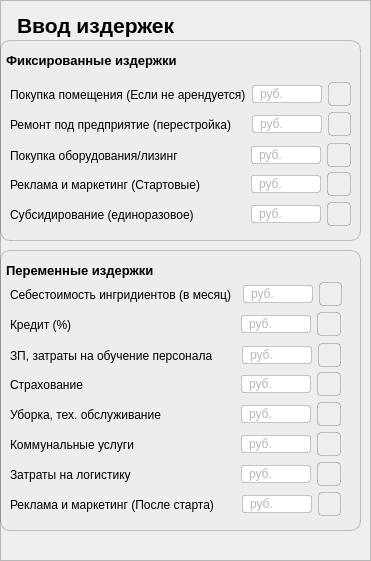
   <widget class="QFrame" name="TC">
    <property name="geometry">
     <rect>
      <x>10</x>
      <y>10</y>
      <width>371</width>
      <height>561</height>
     </rect>
    </property>
    <property name="styleSheet">
     <string notr="true">QFrame#TC {
	background-color: rgba(0, 0, 0, 0.03);
   border: 1px solid rgba(0, 0, 0, 0.2); border-radius: 10px;
}</string>
    </property>
    <property name="frameShape">
     <enum>QFrame::StyledPanel</enum>
    </property>
    <property name="frameShadow">
     <enum>QFrame::Raised</enum>
    </property>
    <widget class="QLabel" name="label_54">
     <property name="geometry">
      <rect>
       <x>10</x>
       <y>10</y>
       <width>351</width>
       <height>31</height>
      </rect>
     </property>
     <property name="styleSheet">
      <string notr="true">QLabel {
    font-size: 21px;
    font-weight: bold;
    font-family: &quot;Noto Sans&quot;;
	margin-left: 1px;
}</string>
     </property>
     <property name="text">
      <string>Ввод издержек</string>
     </property>
     <property name="alignment">
      <set>Qt::AlignLeading|Qt::AlignLeft|Qt::AlignVCenter</set>
     </property>
    </widget>
    <widget class="QFrame" name="TC2">
     <property name="geometry">
      <rect>
       <x>0</x>
       <y>40</y>
       <width>361</width>
       <height>201</height>
      </rect>
     </property>
     <property name="styleSheet">
      <string notr="true">QFrame#TC2 {
	background-color: rgba(0, 0, 0, 0.01);
   border: 1px solid rgba(0, 0, 0, 0.2); border-radius: 10px;
}

QLineEdit {
	border: 1px solid rgba(0,0,0,0.2);
	border-radius: 3px;
	padding-left: 5px;
    color: rgb(110, 110, 110);
}

QPushButton {
    background-color: rgb(238,238,238);
    border: 1px solid rgba(0,0,0,0.2);
	border-radius: 4px;
}

QPushButton:hover {
    background-color: rgb(245,245,245);
}

QPushButton:pressed {
    background-color: rgb(238,238,238);
    color: rgba(0,0,0,0.4)
}</string>
     </property>
     <property name="frameShape">
      <enum>QFrame::StyledPanel</enum>
     </property>
     <property name="frameShadow">
      <enum>QFrame::Raised</enum>
     </property>
     <widget class="QWidget" name="layoutWidget_7">
      <property name="geometry">
       <rect>
        <x>10</x>
        <y>160</y>
        <width>341</width>
        <height>29</height>
       </rect>
      </property>
      <layout class="QHBoxLayout" name="horizontalLayout_48">
       <item>
        <widget class="QLabel" name="label_48">
         <property name="text">
          <string>Субсидирование (единоразовое)</string>
         </property>
         <property name="alignment">
          <set>Qt::AlignLeading|Qt::AlignLeft|Qt::AlignVCenter</set>
         </property>
        </widget>
       </item>
       <item>
        <spacer name="horizontalSpacer_48">
         <property name="orientation">
          <enum>Qt::Horizontal</enum>
         </property>
         <property name="sizeHint" stdset="0">
          <size>
           <width>40</width>
           <height>20</height>
          </size>
         </property>
        </spacer>
       </item>
       <item>
        <widget class="QLineEdit" name="i_TC5">
         <property name="minimumSize">
          <size>
           <width>70</width>
           <height>0</height>
          </size>
         </property>
         <property name="maximumSize">
          <size>
           <width>70</width>
           <height>16777215</height>
          </size>
         </property>
         <property name="text">
          <string/>
         </property>
         <property name="placeholderText">
          <string>руб.</string>
         </property>
        </widget>
       </item>
       <item>
        <widget class="QPushButton" name="h_TC5">
         <property name="minimumSize">
          <size>
           <width>23</width>
           <height>24</height>
          </size>
         </property>
         <property name="maximumSize">
          <size>
           <width>24</width>
           <height>24</height>
          </size>
         </property>
         <property name="text">
          <string/>
         </property>
         <property name="icon">
          <iconset resource="src/assets/src.qrc">
           <normaloff>:/src_ico/question.ico</normaloff>:/src_ico/question.ico</iconset>
         </property>
        </widget>
       </item>
      </layout>
     </widget>
     <widget class="QWidget" name="layoutWidget_4">
      <property name="geometry">
       <rect>
        <x>10</x>
        <y>100</y>
        <width>341</width>
        <height>31</height>
       </rect>
      </property>
      <layout class="QHBoxLayout" name="horizontalLayout_45">
       <item>
        <widget class="QLabel" name="label_45">
         <property name="text">
          <string>Покупка оборудования/лизинг</string>
         </property>
         <property name="alignment">
          <set>Qt::AlignLeading|Qt::AlignLeft|Qt::AlignVCenter</set>
         </property>
        </widget>
       </item>
       <item>
        <spacer name="horizontalSpacer_45">
         <property name="orientation">
          <enum>Qt::Horizontal</enum>
         </property>
         <property name="sizeHint" stdset="0">
          <size>
           <width>40</width>
           <height>20</height>
          </size>
         </property>
        </spacer>
       </item>
       <item>
        <widget class="QLineEdit" name="i_TC3">
         <property name="minimumSize">
          <size>
           <width>70</width>
           <height>0</height>
          </size>
         </property>
         <property name="maximumSize">
          <size>
           <width>70</width>
           <height>16777215</height>
          </size>
         </property>
         <property name="text">
          <string/>
         </property>
         <property name="placeholderText">
          <string>руб.</string>
         </property>
        </widget>
       </item>
       <item>
        <widget class="QPushButton" name="h_TC3">
         <property name="minimumSize">
          <size>
           <width>23</width>
           <height>24</height>
          </size>
         </property>
         <property name="maximumSize">
          <size>
           <width>24</width>
           <height>24</height>
          </size>
         </property>
         <property name="text">
          <string/>
         </property>
         <property name="icon">
          <iconset resource="src/assets/src.qrc">
           <normaloff>:/src_ico/question.ico</normaloff>:/src_ico/question.ico</iconset>
         </property>
        </widget>
       </item>
      </layout>
     </widget>
     <widget class="QWidget" name="layoutWidget_2">
      <property name="geometry">
       <rect>
        <x>10</x>
        <y>40</y>
        <width>341</width>
        <height>29</height>
       </rect>
      </property>
      <layout class="QHBoxLayout" name="horizontalLayout_43">
       <property name="spacing">
        <number>6</number>
       </property>
       <item>
        <widget class="QLabel" name="label_43">
         <property name="maximumSize">
          <size>
           <width>16777215</width>
           <height>16777215</height>
          </size>
         </property>
         <property name="text">
          <string>Покупка помещения (Если не арендуется)</string>
         </property>
         <property name="alignment">
          <set>Qt::AlignLeading|Qt::AlignLeft|Qt::AlignVCenter</set>
         </property>
        </widget>
       </item>
       <item>
        <spacer name="horizontalSpacer_43">
         <property name="orientation">
          <enum>Qt::Horizontal</enum>
         </property>
         <property name="sizeHint" stdset="0">
          <size>
           <width>40</width>
           <height>20</height>
          </size>
         </property>
        </spacer>
       </item>
       <item>
        <widget class="QLineEdit" name="i_TC1">
         <property name="minimumSize">
          <size>
           <width>70</width>
           <height>0</height>
          </size>
         </property>
         <property name="maximumSize">
          <size>
           <width>70</width>
           <height>16777215</height>
          </size>
         </property>
         <property name="styleSheet">
          <string notr="true">QLineEdit {
	border: 1px solid rgba(0,0,0,0.2);
	border-radius: 3px;
	padding-left: 5px;
    color: rgb(110, 110, 110);
}
</string>
         </property>
         <property name="text">
          <string/>
         </property>
         <property name="placeholderText">
          <string>руб.</string>
         </property>
        </widget>
       </item>
       <item>
        <widget class="QPushButton" name="h_TC1">
         <property name="minimumSize">
          <size>
           <width>23</width>
           <height>24</height>
          </size>
         </property>
         <property name="maximumSize">
          <size>
           <width>24</width>
           <height>24</height>
          </size>
         </property>
         <property name="styleSheet">
          <string notr="true">QPushButton {
    background-color: rgb(238,238,238);
    border: 1px solid rgba(0,0,0,0.2);
	border-radius: 4px;
}

QPushButton:hover {
    background-color: rgb(245,245,245);
}

QPushButton:pressed {
    background-color: rgb(238,238,238);
    color: rgba(0,0,0,0.4)
}</string>
         </property>
         <property name="text">
          <string/>
         </property>
         <property name="icon">
          <iconset resource="src/assets/src.qrc">
           <normaloff>:/src_ico/question.ico</normaloff>:/src_ico/question.ico</iconset>
         </property>
        </widget>
       </item>
      </layout>
     </widget>
     <widget class="QWidget" name="layoutWidget_5">
      <property name="geometry">
       <rect>
        <x>10</x>
        <y>130</y>
        <width>341</width>
        <height>29</height>
       </rect>
      </property>
      <layout class="QHBoxLayout" name="horizontalLayout_46">
       <item>
        <widget class="QLabel" name="label_46">
         <property name="text">
          <string>Реклама и маркетинг (Стартовые)</string>
         </property>
         <property name="alignment">
          <set>Qt::AlignLeading|Qt::AlignLeft|Qt::AlignVCenter</set>
         </property>
        </widget>
       </item>
       <item>
        <spacer name="horizontalSpacer_46">
         <property name="orientation">
          <enum>Qt::Horizontal</enum>
         </property>
         <property name="sizeHint" stdset="0">
          <size>
           <width>40</width>
           <height>20</height>
          </size>
         </property>
        </spacer>
       </item>
       <item>
        <widget class="QLineEdit" name="i_TC4">
         <property name="minimumSize">
          <size>
           <width>70</width>
           <height>0</height>
          </size>
         </property>
         <property name="maximumSize">
          <size>
           <width>70</width>
           <height>16777215</height>
          </size>
         </property>
         <property name="text">
          <string/>
         </property>
         <property name="placeholderText">
          <string>руб.</string>
         </property>
        </widget>
       </item>
       <item>
        <widget class="QPushButton" name="h_TC4">
         <property name="minimumSize">
          <size>
           <width>23</width>
           <height>24</height>
          </size>
         </property>
         <property name="maximumSize">
          <size>
           <width>24</width>
           <height>24</height>
          </size>
         </property>
         <property name="text">
          <string/>
         </property>
         <property name="icon">
          <iconset resource="src/assets/src.qrc">
           <normaloff>:/src_ico/question.ico</normaloff>:/src_ico/question.ico</iconset>
         </property>
        </widget>
       </item>
      </layout>
     </widget>
     <widget class="QWidget" name="layoutWidget_3">
      <property name="geometry">
       <rect>
        <x>10</x>
        <y>70</y>
        <width>341</width>
        <height>29</height>
       </rect>
      </property>
      <layout class="QHBoxLayout" name="horizontalLayout_44">
       <item>
        <widget class="QLabel" name="label_44">
         <property name="text">
          <string>Ремонт под предприятие (перестройка)</string>
         </property>
         <property name="alignment">
          <set>Qt::AlignLeading|Qt::AlignLeft|Qt::AlignVCenter</set>
         </property>
        </widget>
       </item>
       <item>
        <spacer name="horizontalSpacer_44">
         <property name="orientation">
          <enum>Qt::Horizontal</enum>
         </property>
         <property name="sizeHint" stdset="0">
          <size>
           <width>40</width>
           <height>20</height>
          </size>
         </property>
        </spacer>
       </item>
       <item>
        <widget class="QLineEdit" name="i_TC2">
         <property name="minimumSize">
          <size>
           <width>70</width>
           <height>0</height>
          </size>
         </property>
         <property name="maximumSize">
          <size>
           <width>70</width>
           <height>16777215</height>
          </size>
         </property>
         <property name="text">
          <string/>
         </property>
         <property name="placeholderText">
          <string>руб.</string>
         </property>
        </widget>
       </item>
       <item>
        <widget class="QPushButton" name="h_TC2">
         <property name="minimumSize">
          <size>
           <width>23</width>
           <height>24</height>
          </size>
         </property>
         <property name="maximumSize">
          <size>
           <width>24</width>
           <height>24</height>
          </size>
         </property>
         <property name="text">
          <string/>
         </property>
         <property name="icon">
          <iconset resource="src/assets/src.qrc">
           <normaloff>:/src_ico/question.ico</normaloff>:/src_ico/question.ico</iconset>
         </property>
        </widget>
       </item>
      </layout>
     </widget>
     <widget class="QLabel" name="label_36">
      <property name="geometry">
       <rect>
        <x>0</x>
        <y>10</y>
        <width>361</width>
        <height>21</height>
       </rect>
      </property>
      <property name="styleSheet">
       <string notr="true">QLabel {
    font-size: 13px;
    font-weight: bold;
	margin-left: 3px;
    font-family: &quot;Noto Sans&quot;;
}</string>
      </property>
      <property name="text">
       <string>Фиксированные издержки</string>
      </property>
      <property name="alignment">
       <set>Qt::AlignLeading|Qt::AlignLeft|Qt::AlignVCenter</set>
      </property>
     </widget>
    </widget>
    <widget class="QFrame" name="TC3">
     <property name="geometry">
      <rect>
       <x>0</x>
       <y>250</y>
       <width>361</width>
       <height>281</height>
      </rect>
     </property>
     <property name="styleSheet">
      <string notr="true">QFrame#TC3 {
	background-color: rgba(0, 0, 0, 0.01);
   border: 1px solid rgba(0, 0, 0, 0.2); border-radius: 10px;
}

QLineEdit {
	border: 1px solid rgba(0,0,0,0.2);
	border-radius: 3px;
	padding-left: 5px;
    color: rgb(110, 110, 110);
}

QPushButton {
    background-color: rgb(238,238,238);
    border: 1px solid rgba(0,0,0,0.2);
	border-radius: 4px;
}

QPushButton:hover {
    background-color: rgb(245,245,245);
}

QPushButton:pressed {
    background-color: rgb(238,238,238);
    color: rgba(0,0,0,0.4)
}</string>
     </property>
     <property name="frameShape">
      <enum>QFrame::StyledPanel</enum>
     </property>
     <property name="frameShadow">
      <enum>QFrame::Raised</enum>
     </property>
     <widget class="QWidget" name="layoutWidget_12">
      <property name="geometry">
       <rect>
        <x>10</x>
        <y>150</y>
        <width>331</width>
        <height>29</height>
       </rect>
      </property>
      <layout class="QHBoxLayout" name="horizontalLayout_53">
       <item>
        <widget class="QLabel" name="label_53">
         <property name="text">
          <string>Уборка, тех. обслуживание</string>
         </property>
         <property name="alignment">
          <set>Qt::AlignLeading|Qt::AlignLeft|Qt::AlignVCenter</set>
         </property>
        </widget>
       </item>
       <item>
        <spacer name="horizontalSpacer_53">
         <property name="orientation">
          <enum>Qt::Horizontal</enum>
         </property>
         <property name="sizeHint" stdset="0">
          <size>
           <width>40</width>
           <height>20</height>
          </size>
         </property>
        </spacer>
       </item>
       <item>
        <widget class="QLineEdit" name="i_TC10">
         <property name="minimumSize">
          <size>
           <width>70</width>
           <height>0</height>
          </size>
         </property>
         <property name="maximumSize">
          <size>
           <width>70</width>
           <height>16777215</height>
          </size>
         </property>
         <property name="text">
          <string/>
         </property>
         <property name="placeholderText">
          <string>руб.</string>
         </property>
        </widget>
       </item>
       <item>
        <widget class="QPushButton" name="h_TC10">
         <property name="minimumSize">
          <size>
           <width>23</width>
           <height>24</height>
          </size>
         </property>
         <property name="maximumSize">
          <size>
           <width>24</width>
           <height>24</height>
          </size>
         </property>
         <property name="text">
          <string/>
         </property>
         <property name="icon">
          <iconset resource="src/assets/src.qrc">
           <normaloff>:/src_ico/question.ico</normaloff>:/src_ico/question.ico</iconset>
         </property>
        </widget>
       </item>
      </layout>
     </widget>
     <widget class="QWidget" name="layoutWidget_13">
      <property name="geometry">
       <rect>
        <x>10</x>
        <y>90</y>
        <width>331</width>
        <height>31</height>
       </rect>
      </property>
      <layout class="QHBoxLayout" name="horizontalLayout_117">
       <item>
        <widget class="QLabel" name="label_122">
         <property name="text">
          <string>ЗП, затраты на обучение персонала</string>
         </property>
         <property name="alignment">
          <set>Qt::AlignLeading|Qt::AlignLeft|Qt::AlignVCenter</set>
         </property>
        </widget>
       </item>
       <item>
        <spacer name="horizontalSpacer_117">
         <property name="orientation">
          <enum>Qt::Horizontal</enum>
         </property>
         <property name="sizeHint" stdset="0">
          <size>
           <width>40</width>
           <height>20</height>
          </size>
         </property>
        </spacer>
       </item>
       <item>
        <widget class="QLineEdit" name="i_TC8">
         <property name="minimumSize">
          <size>
           <width>70</width>
           <height>0</height>
          </size>
         </property>
         <property name="maximumSize">
          <size>
           <width>70</width>
           <height>16777215</height>
          </size>
         </property>
         <property name="text">
          <string/>
         </property>
         <property name="placeholderText">
          <string>руб.</string>
         </property>
        </widget>
       </item>
       <item>
        <widget class="QPushButton" name="h_TC8">
         <property name="minimumSize">
          <size>
           <width>23</width>
           <height>24</height>
          </size>
         </property>
         <property name="maximumSize">
          <size>
           <width>24</width>
           <height>24</height>
          </size>
         </property>
         <property name="text">
          <string/>
         </property>
         <property name="icon">
          <iconset resource="src/assets/src.qrc">
           <normaloff>:/src_ico/question.ico</normaloff>:/src_ico/question.ico</iconset>
         </property>
        </widget>
       </item>
      </layout>
     </widget>
     <widget class="QWidget" name="layoutWidget_100">
      <property name="geometry">
       <rect>
        <x>10</x>
        <y>30</y>
        <width>332</width>
        <height>29</height>
       </rect>
      </property>
      <layout class="QHBoxLayout" name="horizontalLayout_142">
       <item>
        <widget class="QLabel" name="label_149">
         <property name="text">
          <string>Себестоимость ингридиентов (в месяц)</string>
         </property>
         <property name="alignment">
          <set>Qt::AlignLeading|Qt::AlignLeft|Qt::AlignVCenter</set>
         </property>
        </widget>
       </item>
       <item>
        <spacer name="horizontalSpacer_142">
         <property name="orientation">
          <enum>Qt::Horizontal</enum>
         </property>
         <property name="sizeHint" stdset="0">
          <size>
           <width>40</width>
           <height>20</height>
          </size>
         </property>
        </spacer>
       </item>
       <item>
        <widget class="QLineEdit" name="i_TC6">
         <property name="minimumSize">
          <size>
           <width>70</width>
           <height>0</height>
          </size>
         </property>
         <property name="maximumSize">
          <size>
           <width>70</width>
           <height>16777215</height>
          </size>
         </property>
         <property name="text">
          <string/>
         </property>
         <property name="placeholderText">
          <string>руб.</string>
         </property>
        </widget>
       </item>
       <item>
        <widget class="QPushButton" name="h_TC6">
         <property name="minimumSize">
          <size>
           <width>23</width>
           <height>24</height>
          </size>
         </property>
         <property name="maximumSize">
          <size>
           <width>24</width>
           <height>24</height>
          </size>
         </property>
         <property name="text">
          <string/>
         </property>
         <property name="icon">
          <iconset resource="src/assets/src.qrc">
           <normaloff>:/src_ico/question.ico</normaloff>:/src_ico/question.ico</iconset>
         </property>
        </widget>
       </item>
      </layout>
     </widget>
     <widget class="QWidget" name="layoutWidget_101">
      <property name="geometry">
       <rect>
        <x>10</x>
        <y>120</y>
        <width>331</width>
        <height>29</height>
       </rect>
      </property>
      <layout class="QHBoxLayout" name="horizontalLayout_143">
       <item>
        <widget class="QLabel" name="label_150">
         <property name="text">
          <string>Страхование</string>
         </property>
         <property name="alignment">
          <set>Qt::AlignLeading|Qt::AlignLeft|Qt::AlignVCenter</set>
         </property>
        </widget>
       </item>
       <item>
        <spacer name="horizontalSpacer_143">
         <property name="orientation">
          <enum>Qt::Horizontal</enum>
         </property>
         <property name="sizeHint" stdset="0">
          <size>
           <width>40</width>
           <height>20</height>
          </size>
         </property>
        </spacer>
       </item>
       <item>
        <widget class="QLineEdit" name="i_TC9">
         <property name="minimumSize">
          <size>
           <width>70</width>
           <height>0</height>
          </size>
         </property>
         <property name="maximumSize">
          <size>
           <width>70</width>
           <height>16777215</height>
          </size>
         </property>
         <property name="text">
          <string/>
         </property>
         <property name="placeholderText">
          <string>руб.</string>
         </property>
        </widget>
       </item>
       <item>
        <widget class="QPushButton" name="h_TC9">
         <property name="minimumSize">
          <size>
           <width>23</width>
           <height>24</height>
          </size>
         </property>
         <property name="maximumSize">
          <size>
           <width>24</width>
           <height>24</height>
          </size>
         </property>
         <property name="text">
          <string/>
         </property>
         <property name="icon">
          <iconset resource="src/assets/src.qrc">
           <normaloff>:/src_ico/question.ico</normaloff>:/src_ico/question.ico</iconset>
         </property>
        </widget>
       </item>
      </layout>
     </widget>
     <widget class="QWidget" name="layoutWidget_102">
      <property name="geometry">
       <rect>
        <x>10</x>
        <y>60</y>
        <width>331</width>
        <height>29</height>
       </rect>
      </property>
      <layout class="QHBoxLayout" name="horizontalLayout_144">
       <item>
        <widget class="QLabel" name="label_151">
         <property name="text">
          <string>Кредит (%)</string>
         </property>
         <property name="alignment">
          <set>Qt::AlignLeading|Qt::AlignLeft|Qt::AlignVCenter</set>
         </property>
        </widget>
       </item>
       <item>
        <spacer name="horizontalSpacer_144">
         <property name="orientation">
          <enum>Qt::Horizontal</enum>
         </property>
         <property name="sizeHint" stdset="0">
          <size>
           <width>40</width>
           <height>20</height>
          </size>
         </property>
        </spacer>
       </item>
       <item>
        <widget class="QLineEdit" name="i_TC7">
         <property name="minimumSize">
          <size>
           <width>70</width>
           <height>0</height>
          </size>
         </property>
         <property name="maximumSize">
          <size>
           <width>70</width>
           <height>16777215</height>
          </size>
         </property>
         <property name="text">
          <string/>
         </property>
         <property name="placeholderText">
          <string>руб.</string>
         </property>
        </widget>
       </item>
       <item>
        <widget class="QPushButton" name="h_TC7">
         <property name="minimumSize">
          <size>
           <width>23</width>
           <height>24</height>
          </size>
         </property>
         <property name="maximumSize">
          <size>
           <width>24</width>
           <height>24</height>
          </size>
         </property>
         <property name="text">
          <string/>
         </property>
         <property name="icon">
          <iconset resource="src/assets/src.qrc">
           <normaloff>:/src_ico/question.ico</normaloff>:/src_ico/question.ico</iconset>
         </property>
        </widget>
       </item>
      </layout>
     </widget>
     <widget class="QLabel" name="label_38">
      <property name="geometry">
       <rect>
        <x>0</x>
        <y>10</y>
        <width>361</width>
        <height>21</height>
       </rect>
      </property>
      <property name="styleSheet">
       <string notr="true">QLabel {
    font-size: 13px;
	margin-left: 3px;
    font-weight: bold;
    font-family: &quot;Noto Sans&quot;;
}</string>
      </property>
      <property name="text">
       <string>Переменные издержки</string>
      </property>
      <property name="alignment">
       <set>Qt::AlignLeading|Qt::AlignLeft|Qt::AlignVCenter</set>
      </property>
     </widget>
     <widget class="QWidget" name="layoutWidget_103">
      <property name="geometry">
       <rect>
        <x>10</x>
        <y>180</y>
        <width>331</width>
        <height>29</height>
       </rect>
      </property>
      <layout class="QHBoxLayout" name="horizontalLayout_145">
       <item>
        <widget class="QLabel" name="label_152">
         <property name="text">
          <string>Коммунальные услуги</string>
         </property>
         <property name="alignment">
          <set>Qt::AlignLeading|Qt::AlignLeft|Qt::AlignVCenter</set>
         </property>
        </widget>
       </item>
       <item>
        <spacer name="horizontalSpacer_145">
         <property name="orientation">
          <enum>Qt::Horizontal</enum>
         </property>
         <property name="sizeHint" stdset="0">
          <size>
           <width>40</width>
           <height>20</height>
          </size>
         </property>
        </spacer>
       </item>
       <item>
        <widget class="QLineEdit" name="i_TC11">
         <property name="minimumSize">
          <size>
           <width>70</width>
           <height>0</height>
          </size>
         </property>
         <property name="maximumSize">
          <size>
           <width>70</width>
           <height>16777215</height>
          </size>
         </property>
         <property name="text">
          <string/>
         </property>
         <property name="placeholderText">
          <string>руб.</string>
         </property>
        </widget>
       </item>
       <item>
        <widget class="QPushButton" name="h_TC11">
         <property name="minimumSize">
          <size>
           <width>23</width>
           <height>24</height>
          </size>
         </property>
         <property name="maximumSize">
          <size>
           <width>24</width>
           <height>24</height>
          </size>
         </property>
         <property name="text">
          <string/>
         </property>
         <property name="icon">
          <iconset resource="src/assets/src.qrc">
           <normaloff>:/src_ico/question.ico</normaloff>:/src_ico/question.ico</iconset>
         </property>
        </widget>
       </item>
      </layout>
     </widget>
     <widget class="QWidget" name="layoutWidget_104">
      <property name="geometry">
       <rect>
        <x>10</x>
        <y>210</y>
        <width>331</width>
        <height>29</height>
       </rect>
      </property>
      <layout class="QHBoxLayout" name="horizontalLayout_146">
       <item>
        <widget class="QLabel" name="label_153">
         <property name="text">
          <string>Затраты на логистику</string>
         </property>
         <property name="alignment">
          <set>Qt::AlignLeading|Qt::AlignLeft|Qt::AlignVCenter</set>
         </property>
        </widget>
       </item>
       <item>
        <spacer name="horizontalSpacer_146">
         <property name="orientation">
          <enum>Qt::Horizontal</enum>
         </property>
         <property name="sizeHint" stdset="0">
          <size>
           <width>40</width>
           <height>20</height>
          </size>
         </property>
        </spacer>
       </item>
       <item>
        <widget class="QLineEdit" name="i_TC12">
         <property name="minimumSize">
          <size>
           <width>70</width>
           <height>0</height>
          </size>
         </property>
         <property name="maximumSize">
          <size>
           <width>70</width>
           <height>16777215</height>
          </size>
         </property>
         <property name="text">
          <string/>
         </property>
         <property name="placeholderText">
          <string>руб.</string>
         </property>
        </widget>
       </item>
       <item>
        <widget class="QPushButton" name="h_TC12">
         <property name="minimumSize">
          <size>
           <width>23</width>
           <height>24</height>
          </size>
         </property>
         <property name="maximumSize">
          <size>
           <width>24</width>
           <height>24</height>
          </size>
         </property>
         <property name="text">
          <string/>
         </property>
         <property name="icon">
          <iconset resource="src/assets/src.qrc">
           <normaloff>:/src_ico/question.ico</normaloff>:/src_ico/question.ico</iconset>
         </property>
        </widget>
       </item>
      </layout>
     </widget>
     <widget class="QWidget" name="layoutWidget_105">
      <property name="geometry">
       <rect>
        <x>10</x>
        <y>240</y>
        <width>331</width>
        <height>29</height>
       </rect>
      </property>
      <layout class="QHBoxLayout" name="horizontalLayout_147">
       <item>
        <widget class="QLabel" name="label_154">
         <property name="text">
          <string>Реклама и маркетинг (После старта)</string>
         </property>
         <property name="alignment">
          <set>Qt::AlignLeading|Qt::AlignLeft|Qt::AlignVCenter</set>
         </property>
        </widget>
       </item>
       <item>
        <spacer name="horizontalSpacer_147">
         <property name="orientation">
          <enum>Qt::Horizontal</enum>
         </property>
         <property name="sizeHint" stdset="0">
          <size>
           <width>40</width>
           <height>20</height>
          </size>
         </property>
        </spacer>
       </item>
       <item>
        <widget class="QLineEdit" name="i_TC13">
         <property name="minimumSize">
          <size>
           <width>70</width>
           <height>0</height>
          </size>
         </property>
         <property name="maximumSize">
          <size>
           <width>70</width>
           <height>16777215</height>
          </size>
         </property>
         <property name="text">
          <string/>
         </property>
         <property name="placeholderText">
          <string>руб.</string>
         </property>
        </widget>
       </item>
       <item>
        <widget class="QPushButton" name="h_TC13">
         <property name="minimumSize">
          <size>
           <width>23</width>
           <height>24</height>
          </size>
         </property>
         <property name="maximumSize">
          <size>
           <width>24</width>
           <height>24</height>
          </size>
         </property>
         <property name="text">
          <string/>
         </property>
         <property name="icon">
          <iconset resource="src/assets/src.qrc">
           <normaloff>:/src_ico/question.ico</normaloff>:/src_ico/question.ico</iconset>
         </property>
        </widget>
       </item>
      </layout>
     </widget>
    </widget>
   </widget>
